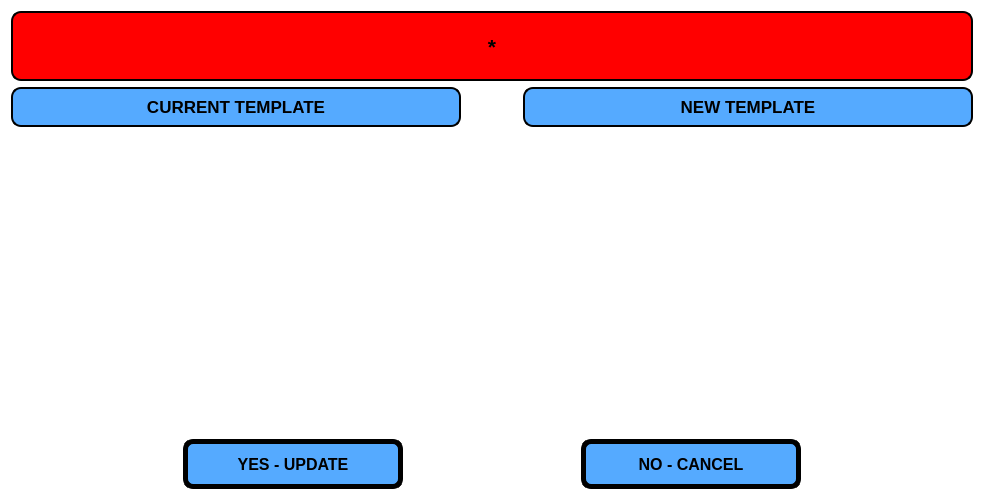
<?xml version="1.0" encoding="UTF-8"?>
<ui version="4.0">
 <class>TemplateUpdateDialog</class>
 <widget class="QDialog" name="TemplateUpdateDialog">
  <property name="geometry">
   <rect>
    <x>0</x>
    <y>0</y>
    <width>980</width>
    <height>499</height>
   </rect>
  </property>
  <property name="windowTitle">
   <string>TEMPLATE UPDATE</string>
  </property>
  <property name="styleSheet">
   <string notr="true">background-color: rgb(255, 255, 255);</string>
  </property>
  <layout class="QGridLayout" name="gridLayout">
   <item row="2" column="1">
    <widget class="QLabel" name="label_2">
     <property name="minimumSize">
      <size>
       <width>50</width>
       <height>0</height>
      </size>
     </property>
     <property name="styleSheet">
      <string notr="true">image: url(:/images/icons/right-icon.png);</string>
     </property>
     <property name="text">
      <string/>
     </property>
    </widget>
   </item>
   <item row="2" column="0">
    <widget class="QLabel" name="labelCurrentTemplate">
     <property name="minimumSize">
      <size>
       <width>450</width>
       <height>300</height>
      </size>
     </property>
     <property name="text">
      <string/>
     </property>
     <property name="alignment">
      <set>Qt::AlignCenter</set>
     </property>
    </widget>
   </item>
   <item row="4" column="0" colspan="3">
    <layout class="QHBoxLayout" name="horizontalLayout">
     <item>
      <spacer name="horizontalSpacer_2">
       <property name="orientation">
        <enum>Qt::Horizontal</enum>
       </property>
       <property name="sizeHint" stdset="0">
        <size>
         <width>40</width>
         <height>20</height>
        </size>
       </property>
      </spacer>
     </item>
     <item>
      <widget class="QPushButton" name="pushButtonUpdate">
       <property name="minimumSize">
        <size>
         <width>220</width>
         <height>50</height>
        </size>
       </property>
       <property name="font">
        <font>
         <pointsize>12</pointsize>
         <weight>75</weight>
         <bold>true</bold>
        </font>
       </property>
       <property name="styleSheet">
        <string notr="true">QPushButton{
	background-color: rgb(85, 170, 255);
	qproperty-icon: url(:/images/icons/refresh_icon.png);
	color: rgb(0, 0, 0);
	border: 5px solid;
	border-radius: 10px;
}
QPushButton::hover
{
	background-color: rgb(0, 255, 0);

}</string>
       </property>
       <property name="text">
        <string>YES - UPDATE</string>
       </property>
       <property name="iconSize">
        <size>
         <width>30</width>
         <height>30</height>
        </size>
       </property>
      </widget>
     </item>
     <item>
      <spacer name="horizontalSpacer">
       <property name="orientation">
        <enum>Qt::Horizontal</enum>
       </property>
       <property name="sizeHint" stdset="0">
        <size>
         <width>40</width>
         <height>20</height>
        </size>
       </property>
      </spacer>
     </item>
     <item>
      <widget class="QPushButton" name="pushButtonCancel">
       <property name="minimumSize">
        <size>
         <width>220</width>
         <height>50</height>
        </size>
       </property>
       <property name="font">
        <font>
         <pointsize>12</pointsize>
         <weight>75</weight>
         <bold>true</bold>
        </font>
       </property>
       <property name="styleSheet">
        <string notr="true">QPushButton{
	background-color: rgb(85, 170, 255);
	qproperty-icon: url(:/images/icons/close_icon.png);
	color: rgb(0, 0, 0);
	border: 5px solid;
	border-radius: 10px;
}
QPushButton::hover
{
	background-color: rgb(255, 0, 0);

}</string>
       </property>
       <property name="text">
        <string>NO - CANCEL</string>
       </property>
       <property name="iconSize">
        <size>
         <width>30</width>
         <height>30</height>
        </size>
       </property>
      </widget>
     </item>
     <item>
      <spacer name="horizontalSpacer_3">
       <property name="orientation">
        <enum>Qt::Horizontal</enum>
       </property>
       <property name="sizeHint" stdset="0">
        <size>
         <width>40</width>
         <height>20</height>
        </size>
       </property>
      </spacer>
     </item>
    </layout>
   </item>
   <item row="2" column="2">
    <widget class="QLabel" name="labelNewTemplate">
     <property name="minimumSize">
      <size>
       <width>450</width>
       <height>300</height>
      </size>
     </property>
     <property name="text">
      <string/>
     </property>
     <property name="alignment">
      <set>Qt::AlignCenter</set>
     </property>
    </widget>
   </item>
   <item row="0" column="0" colspan="3">
    <widget class="QLabel" name="labelAttention">
     <property name="minimumSize">
      <size>
       <width>0</width>
       <height>70</height>
      </size>
     </property>
     <property name="maximumSize">
      <size>
       <width>16777215</width>
       <height>70</height>
      </size>
     </property>
     <property name="font">
      <font>
       <pointsize>16</pointsize>
       <weight>75</weight>
       <bold>true</bold>
      </font>
     </property>
     <property name="styleSheet">
      <string notr="true">background-color: rgb(255, 0, 0);
color: rgb(0, 0, 0);
border: 2px solid;
border-radius: 10px;
</string>
     </property>
     <property name="text">
      <string>*</string>
     </property>
     <property name="alignment">
      <set>Qt::AlignCenter</set>
     </property>
    </widget>
   </item>
   <item row="1" column="0">
    <widget class="QLabel" name="label">
     <property name="minimumSize">
      <size>
       <width>0</width>
       <height>40</height>
      </size>
     </property>
     <property name="maximumSize">
      <size>
       <width>16777215</width>
       <height>40</height>
      </size>
     </property>
     <property name="font">
      <font>
       <pointsize>13</pointsize>
       <weight>75</weight>
       <bold>true</bold>
      </font>
     </property>
     <property name="styleSheet">
      <string notr="true">background-color: rgb(85, 170, 255);
color: rgb(0, 0, 0);
border: 2px solid;
border-radius: 10px;
</string>
     </property>
     <property name="text">
      <string>CURRENT TEMPLATE</string>
     </property>
     <property name="alignment">
      <set>Qt::AlignCenter</set>
     </property>
    </widget>
   </item>
   <item row="1" column="2">
    <widget class="QLabel" name="label_3">
     <property name="minimumSize">
      <size>
       <width>0</width>
       <height>40</height>
      </size>
     </property>
     <property name="maximumSize">
      <size>
       <width>16777215</width>
       <height>40</height>
      </size>
     </property>
     <property name="font">
      <font>
       <pointsize>13</pointsize>
       <weight>75</weight>
       <bold>true</bold>
      </font>
     </property>
     <property name="styleSheet">
      <string notr="true">background-color: rgb(85, 170, 255);
color: rgb(0, 0, 0);
border: 2px solid;
border-radius: 10px;
</string>
     </property>
     <property name="text">
      <string>NEW TEMPLATE</string>
     </property>
     <property name="alignment">
      <set>Qt::AlignCenter</set>
     </property>
    </widget>
   </item>
  </layout>
 </widget>
 <resources>
  <include location="icons.qrc"/>
 </resources>
 <connections/>
</ui>
